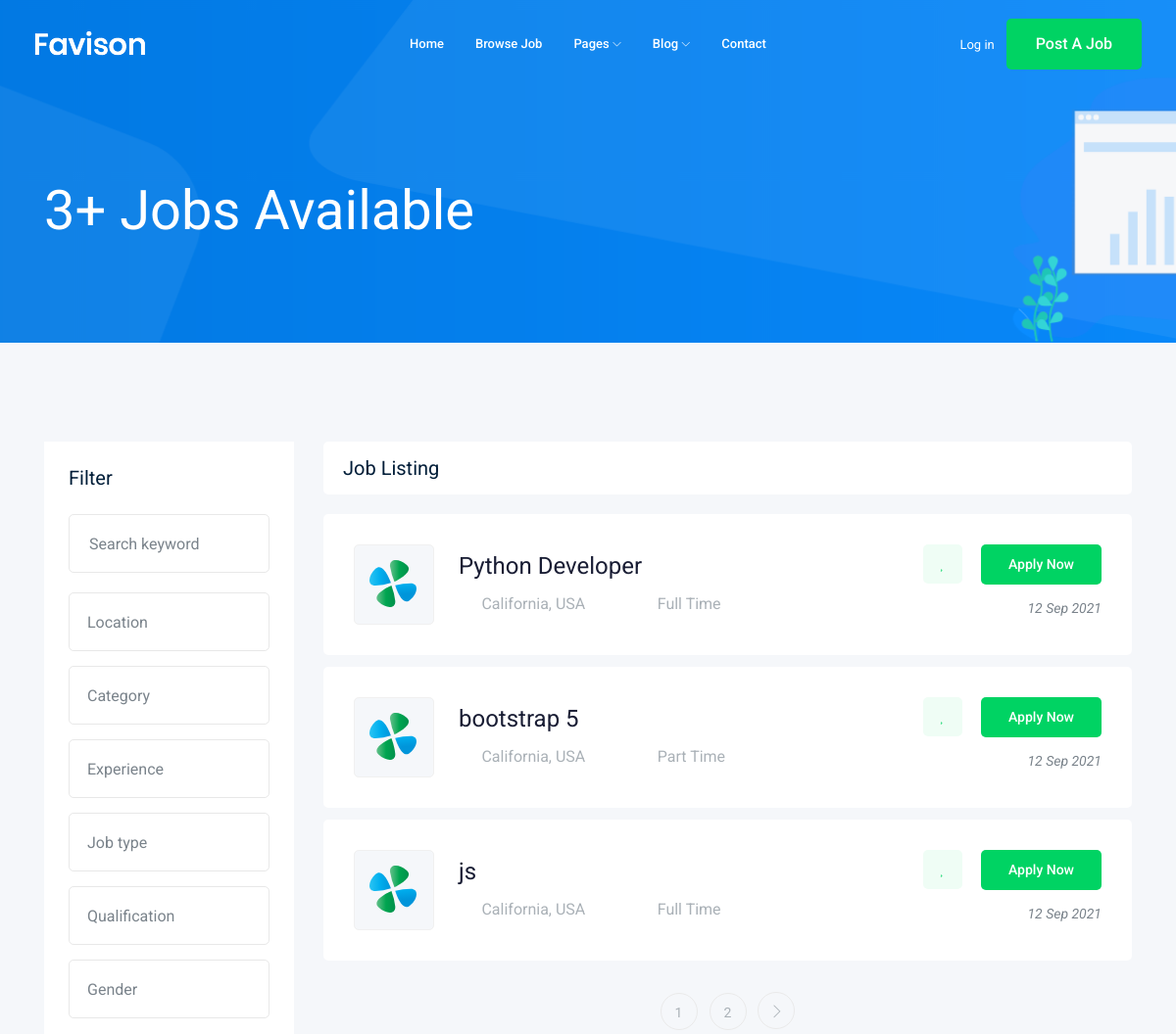
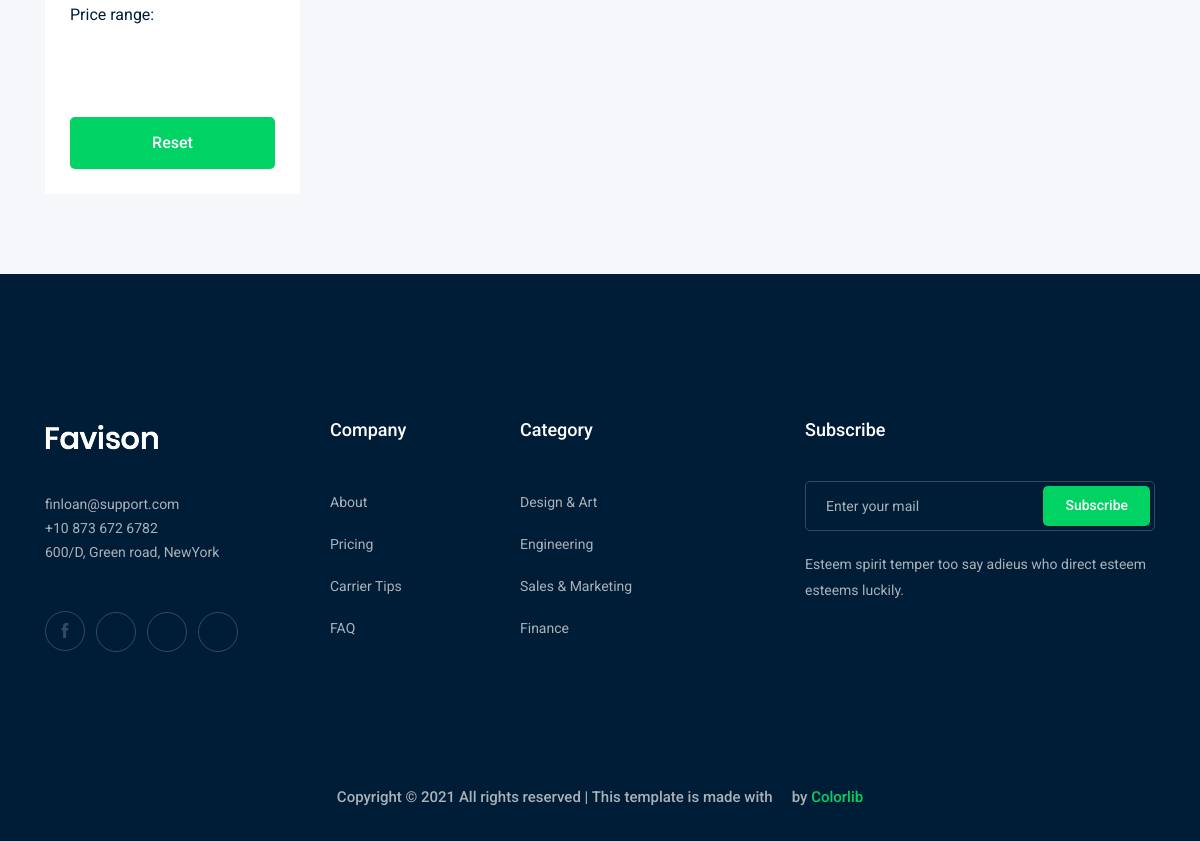
Screenshot of /jobs/ with the database file from the repository (2 pictures, top to bottom).
### job/models.py (models this page shows, shortened)
class Job(models.Model): #table
    owner = models.ForeignKey(User,related_name='job_owner', on_delete=models.CASCADE)
    title = models.CharField(max_length=100) #column
    job_type = models.CharField(max_length=15 ,choices=JOB_TYPE)
    description = models.TextField(max_length=1000)
    published_at = models.DateTimeField(auto_now=True) #auto_now time of add \ auto_now_add time of last edit
    Vacancy = models.IntegerField(default=1)
    salary = models.IntegerField(default=0)
    experience = models.IntegerField(default=1)
    category = models.ForeignKey('Category',on_delete=models.CASCADE) # 1 to many
    image = models.ImageField(upload_to=image_uplaod)
    slug =models.SlugField(blank=True,null=True)
    def __str__(self):
        return self.title # to return title instead than object

### job/views.py (the view)
# urls.py: path('', views.job_list,name='job_list'),
def job_list(request):
    job_list=Job.objects.all()
    paginator = Paginator(job_list, 3) # Show 25
    page_number = request.GET.get('page')
    page_obj = paginator.get_page(page_number)
    context={'jobs' :page_obj}
    return render(request,'job/job_list.html',context)

### job/templates/job/job_list.html (shortened to what this page needs)
{% extends 'base.html'%} {% block body %}
<div class="bradcam_area bradcam_bg_1">
    <div class="container">
        <div class="row">
            <div class="col-xl-12">
                <div class="bradcam_text">
                    <h3>{{jobs|length}}+ Jobs Available</h3>
                </div>
            </div>
        </div>
    </div>
</div>
<div class="job_listing_area plus_padding">
    <div class="container">
        <div class="row">
            <div class="col-lg-3">
                <div class="job_filter white-bg">
                    <div class="form_inner white-bg">
                        <h3>Filter</h3>
                        <form action="#">
                            <div class="row">
                                <div class="col-lg-12">
                                    <div class="single_field">
                                        <input type="text" placeholder="Search keyword">
                                    </div>
                                </div>
                                <div class="col-lg-12">
                                </div>
                                <div class="col-lg-12">
                                </div>
                                <div class="col-lg-12">
                                </div>
                                <div class="col-lg-12">
                                </div>
                                <div class="col-lg-12">
                                </div>
                                <div class="col-lg-12">
                                </div>
                            </div>
                        </form>
                    </div>
                    <div class="range_wrap">
                        <label for="amount">Price range:</label>
                        <p>
                            <input type="text" id="amount" readonly style="border:0; color:#7A838B; font-size: 14px; font-weight:400;">
                        </p>
                    </div>
                    <div class="reset_btn">
                        <button class="boxed-btn3 w-100" type="submit">Reset</button>
                    </div>
                </div>
            </div>
            <div class="col-lg-9">
                <div class="recent_joblist_wrap">
                    <div class="recent_joblist white-bg ">
                        <div class="row align-items-center">
                            <div class="col-md-6">
                                <h4>Job Listing</h4>
                            </div>
                            <div class="col-md-6">
                            </div>
                        </div>
                    </div>
                </div>
                <div class="job_lists m-0">
                    <div class="row">
                        {% for job in jobs %}
                        <div class="col-lg-12 col-md-12">
                            <div class="single_jobs white-bg d-flex justify-content-between">
                                <div class="jobs_left d-flex align-items-center">
                                    <div class="thumb">
                                        <img src="img/svg_icon/1.svg" alt="">
                                    </div>
                                    <div class="jobs_conetent">
                                        <a href="{% url 'jobs:job_detail' job.slug %}">
                                            <h4>{{job}}</h4>
                                        </a>
                                        <div class="links_locat d-flex align-items-center">
                                            <div class="location">
                                                <p> <i class="fa fa-map-marker"></i> California, USA</p>
                                            </div>
                                            <div class="location">
                                                <p> <i class="fa fa-clock-o"></i> {{job.job_type}}</p>
                                            </div>
                                        </div>
                                    </div>
                                </div>
                                <div class="jobs_right">
                                    <div class="apply_now">
                                        <a class="heart_mark" href="#"> <i class="fa fa-heart"></i> </a>
                                        <a href="{% url 'jobs:job_detail' job.slug %}" class="boxed-btn3">Apply Now</a>
                                    </div>
                                    <div class="date">
                                        <p>{{job.published_at|date:"d M Y"}}</p>
                                    </div>
                                </div>
                            </div>
                        </div>
                        {% endfor %}
                    </div>
                    {% if jobs.has_other_pages %}
                     <div class="row">
                        <div class="col-lg-12">
                            <div class="pagination_wrap">
                                <ul>
                                    {% for i in jobs.paginator.page_range %}
                                    <li><a href="?page={{i}}"><span>{{i}}</span></a></li>
                                    {% endfor %}
                                      {% if jobs.has_next  %}
                                    <li>
                                        <a href="?page={{ jobs.next_page_number}}"> <i class="ti-angle-right"></i> </a>
                                    </li>
                                      {% endif %}
                                </ul>
                            </div>
                        </div>
                    </div>
                    {% endif %}
                </div>
            </div>
        </div>
    </div>
</div>
</div> {% endblock body %}

### rows the page displays
Job: title "Python Developer", job_type "Full Time", published_at "12 Sep 2021"
Job: title "bootstrap 5", job_type "Part Time", published_at "12 Sep 2021"
Job: title "js", job_type "Full Time", published_at "12 Sep 2021"

### other values shown
{{ jobs|length }} "3"
{{ i }} "1" "2"
